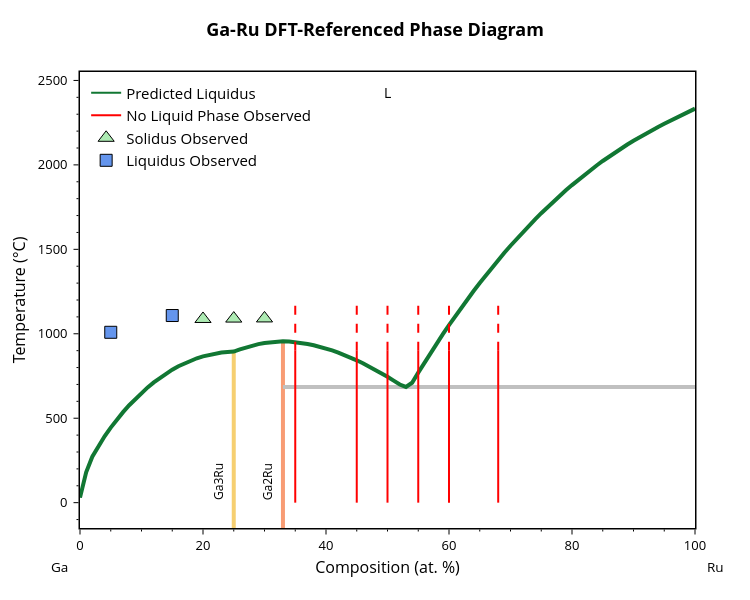

The cell this chart's notebook holds for it:
### Markdown cell above
## 3 - Overlay measurements on the baseline prediction

Plot the measured points against the initial predicted phase diagram.

### Code cell
def add_experimental_traces(figure: go.Figure, inc_no_liquid=True):
    """Add measured observations to a Plotly phase-diagram figure."""
    
    if inc_no_liquid:
        # Vertical guides for compositions where no liquid phase was observed
        for i, x_val in enumerate(no_liquid_comps):
            figure.add_trace(go.Scatter(
                x=[x_val, x_val],
                y=[0, 900],
                mode='lines',
                line=dict(color='red', width=2),
                name='No Liquid Phase Observed' if i == 0 else None,
                showlegend=i == 0,
            ))
            figure.add_trace(go.Scatter(
                x=[x_val, x_val],
                y=[900, 1200],
                mode='lines',
                line=dict(color='red', width=2, dash='dash'),
                showlegend=False
            ))

    figure.add_trace(go.Scatter(
            x=[point[0] for point in solidus_points][1:],
            y=[point[1] for point in solidus_points][1:],
            mode='markers',
            marker=dict(color='#ADEBB3', size=14, symbol='triangle-up', line=dict(width=1, color='black')),
            name='Solidus Observed'
    ))

    figure.add_trace(go.Scatter(
            x=[point[0] for point in liquidus_points],
            y=[point[1] for point in liquidus_points],
            mode='markers',
            marker=dict(color='cornflowerblue', size=12, symbol='square', line=dict(width=1, color='black')),
            name='Liquidus Observed'
    ))

fig = blp.get_plot('pred')
add_experimental_traces(fig)
fig.update_layout(yaxis_range=[-150, 2550])
fig.show()

### Figure 1 — Plotly figure (JSON) as saved in the notebook; plotly's stock layout.template omitted (floating-point values rounded to 4 significant figures)
{"data": [{"hovertemplate": "label=Ga3Ru<br>x=%{x}<br>t=%{y}<extra></extra>", "legendgroup": "Ga3Ru", "line": {"color": "rgb(246, 207, 113)", "dash": "solid", "width": 4}, "marker": {"symbol": "circle"}, "mode": "lines", "name": "Ga3Ru", "orientation": "v", "showlegend": false, "type": "scatter", "x": [25, 25, 25, 25, 25, 25, 25, 25, 25, 25, 25, 25, 25, 25, 25, 25, 25, 25, 25, 25, 25, 25, 25, 25, 25, 25, 25, 25], "xaxis": "x", "y": [29.75, 179.7, 272.4, 393.1, 336.7, 444.5, 492.0, 614.9, 536.0, 576.9, 682.5, 650.0, 841.3, 764.7, 876.0, 883.5, 894.5, 894.5, 866.5, 854.9, 712.4, 739.8, 787.3, 892.7, 889.1, 825.5, 807.5, -273.1], "yaxis": "y"}, {"hovertemplate": "label=Ga2Ru<br>x=%{x}<br>t=%{y}<extra></extra>", "legendgroup": "Ga2Ru", "line": {"color": "rgb(248, 156, 116)", "dash": "solid", "width": 4}, "marker": {"symbol": "circle"}, "mode": "lines", "name": "Ga2Ru", "orientation": "v", "showlegend": false, "type": "scatter", "x": [33, 33, 33, 33, 33, 33, 33, 33, 33, 33, 33, 33, 33, 33, 33, 33, 33, 33, 33, 33, 33, 33, 33, 33, 33, 33, 33, 33, 33, 33, 33], "xaxis": "x", "y": [825.3, 842.8, 685.2, 859.2, 806.7, 745.1, 888.6, 874.5, 766.6, 787.2, 699.6, 722.8, 901.5, 930.1, 919.8, 907.6, 894.5, 953.6, 950.4, 938.6, 945.4, 923.3, 913.0, 950.5, 945.9, 932.3, 939.8, 955.3, 953.7, 955.3, -273.1], "yaxis": "y"}, {"hovertemplate": "x=%{x}<br>y=%{y}<extra></extra>", "legendgroup": "", "line": {"color": "Silver", "dash": "solid", "width": 4}, "marker": {"symbol": "circle"}, "mode": "lines", "name": "", "orientation": "v", "showlegend": false, "type": "scatter", "x": [33, 53, 100], "xaxis": "x", "y": [685.2, 685.2, 685.2], "yaxis": "y"}, {"hovertemplate": "label=L<br>x=%{x}<br>t=%{y}<extra></extra>", "legendgroup": "L", "line": {"color": "#117733", "dash": "solid", "width": 4}, "marker": {"symbol": "circle"}, "mode": "lines", "name": "L", "orientation": "v", "showlegend": false, "type": "scatter", "x": [0, 1, 2, 3, 4, 5, 6, 7.0, 8, 9, 10, 11, 12, 13, 14.0, 15, 16, 17, 18, 19, 20, 21, 22, 23, 24, 25, 26, 27, 28.0, 29.0, 30, 31, 32, 33, 34, 35, 36, 37, 38, 39, 40, 41, 42, 43, 44, 45, 46, 47, 48, 49, 50, 51, 52, 53, 54, 55.0, 56.0, 57.0, 58.0, 59, 60, 61, 62, 63, 64, 65, 66, 67, 68, 69, 70, 71, 72, 73, 74, 75, 76, 77, 78, 79, 80, 81, 82, 83, 84, 85, 86, 87, 88, 89, 90, 91, 92, 93, 94, 95, 96, 97, 98, 99, 100], "xaxis": "x", "y": [29.75, 179.7, 272.4, 336.7, 393.1, 444.5, 492.0, 536.0, 576.9, 614.9, 650.0, 682.5, 712.4, 739.8, 764.7, 787.3, 807.5, 825.5, 841.3, 854.9, 866.5, 876.0, 883.5, 889.1, 892.7, 894.5, 907.6, 919.8, 930.1, 938.6, 945.4, 950.4, 953.6, 955.3, 953.7, 950.5, 945.9, 939.8, 932.3, 923.3, 913.0, 901.5, 888.6, 874.5, 859.2, 842.8, 825.3, 806.7, 787.2, 766.6, 745.1, 722.8, 699.6, 685.2, 710.0, 770.1, 828.8, 886.3, 942.5, 997.4, 1051.0, 1103.0, 1155.0, 1205.0, 1253.0, 1301.0, 1347.0, 1392.0, 1437.0, 1479.0, 1521.0, 1562.0, 1602.0, 1640.0, 1678.0, 1714.0, 1749.0, 1784.0, 1817.0, 1849.0, 1881.0, 1911.0, 1940.0, 1969.0, 1996.0, 2023.0, 2049.0, 2074.0, 2098.0, 2121.0, 2143.0, 2165.0, 2186.0, 2206.0, 2225.0, 2243.0, 2261.0, 2279.0, 2295.0, 2312.0, 2333.0], "yaxis": "y"}, {"marker": {"color": "#117733"}, "mode": "lines", "name": "Predicted Liquidus", "showlegend": true, "type": "scatter", "x": [null], "y": [null]}, {"line": {"color": "red", "width": 2}, "mode": "lines", "name": "No Liquid Phase Observed", "showlegend": true, "type": "scatter", "x": [35, 35], "y": [0, 900]}, {"line": {"color": "red", "dash": "dash", "width": 2}, "mode": "lines", "showlegend": false, "type": "scatter", "x": [35, 35], "y": [900, 1200]}, {"line": {"color": "red", "width": 2}, "mode": "lines", "showlegend": false, "type": "scatter", "x": [45, 45], "y": [0, 900]}, {"line": {"color": "red", "dash": "dash", "width": 2}, "mode": "lines", "showlegend": false, "type": "scatter", "x": [45, 45], "y": [900, 1200]}, {"line": {"color": "red", "width": 2}, "mode": "lines", "showlegend": false, "type": "scatter", "x": [50, 50], "y": [0, 900]}, {"line": {"color": "red", "dash": "dash", "width": 2}, "mode": "lines", "showlegend": false, "type": "scatter", "x": [50, 50], "y": [900, 1200]}, {"line": {"color": "red", "width": 2}, "mode": "lines", "showlegend": false, "type": "scatter", "x": [55, 55], "y": [0, 900]}, {"line": {"color": "red", "dash": "dash", "width": 2}, "mode": "lines", "showlegend": false, "type": "scatter", "x": [55, 55], "y": [900, 1200]}, {"line": {"color": "red", "width": 2}, "mode": "lines", "showlegend": false, "type": "scatter", "x": [60, 60], "y": [0, 900]}, {"line": {"color": "red", "dash": "dash", "width": 2}, "mode": "lines", "showlegend": false, "type": "scatter", "x": [60, 60], "y": [900, 1200]}, {"line": {"color": "red", "width": 2}, "mode": "lines", "showlegend": false, "type": "scatter", "x": [68, 68], "y": [0, 900]}, {"line": {"color": "red", "dash": "dash", "width": 2}, "mode": "lines", "showlegend": false, "type": "scatter", "x": [68, 68], "y": [900, 1200]}, {"marker": {"color": "#ADEBB3", "line": {"color": "black", "width": 1}, "size": 14, "symbol": "triangle-up"}, "mode": "markers", "name": "Solidus Observed", "type": "scatter", "x": [20, 25, 30], "y": [1088.0, 1090.0, 1091.0]}, {"marker": {"color": "cornflowerblue", "line": {"color": "black", "width": 1}, "size": 12, "symbol": "square"}, "mode": "markers", "name": "Liquidus Observed", "type": "scatter", "x": [5, 15], "y": [1009.0, 1108.0]}], "layout": {"annotations": [{"borderpad": 5, "font": {"color": "black", "size": 12}, "showarrow": false, "text": "Ga3Ru", "textangle": -90, "x": 22.5, "y": -20.25, "yanchor": "bottom"}, {"borderpad": 5, "font": {"color": "black", "size": 12}, "showarrow": false, "text": "Ga2Ru", "textangle": -90, "x": 30.5, "y": -20.25, "yanchor": "bottom"}, {"font": {"color": "black", "size": 14}, "showarrow": false, "text": "L", "x": 50, "y": 2430.0}, {"font": {"color": "black", "size": 13.5}, "showarrow": false, "text": "Ga", "x": -0.05, "xanchor": "left", "xref": "paper", "y": -0.086, "yanchor": "middle", "yref": "paper"}, {"font": {"color": "black", "size": 13.5}, "showarrow": false, "text": "Ru", "x": 1.05, "xanchor": "right", "xref": "paper", "y": -0.086, "yanchor": "middle", "yref": "paper"}], "font": {"color": "black", "size": 13}, "height": 600, "legend": {"font": {"size": 15}, "x": 0.01, "xanchor": "left", "y": 0.99, "yanchor": "top"}, "margin": {"b": 72, "r": 55, "t": 72}, "plot_bgcolor": "white", "showlegend": true, "title": {"font": {"color": "black", "size": 18}, "text": "<b>Ga-Ru DFT-Referenced Phase Diagram</b>", "x": 0.5, "xanchor": "center", "yanchor": "bottom"}, "width": 750, "xaxis": {"linecolor": "black", "linewidth": 1.5, "minor": {"nticks": 5, "tickcolor": "black", "ticklen": 2, "ticks": "outside", "tickwidth": 1}, "mirror": true, "range": [0, 100], "showline": true, "tickcolor": "black", "tickformat": ".0f", "ticklen": 5, "ticks": "outside", "tickwidth": 1, "title": {"font": {"size": 16}, "standoff": 8, "text": "Composition (at. %)"}}, "yaxis": {"linecolor": "black", "linewidth": 1.5, "minor": {"nticks": 5, "tickcolor": "black", "ticklen": 2, "ticks": "outside", "tickwidth": 1}, "mirror": true, "range": [-150, 2550], "showline": true, "tickcolor": "black", "ticklen": 5, "ticks": "outside", "ticksuffix": " ", "tickwidth": 1, "title": {"font": {"size": 16}, "standoff": 8, "text": "Temperature (°C)"}}}}
